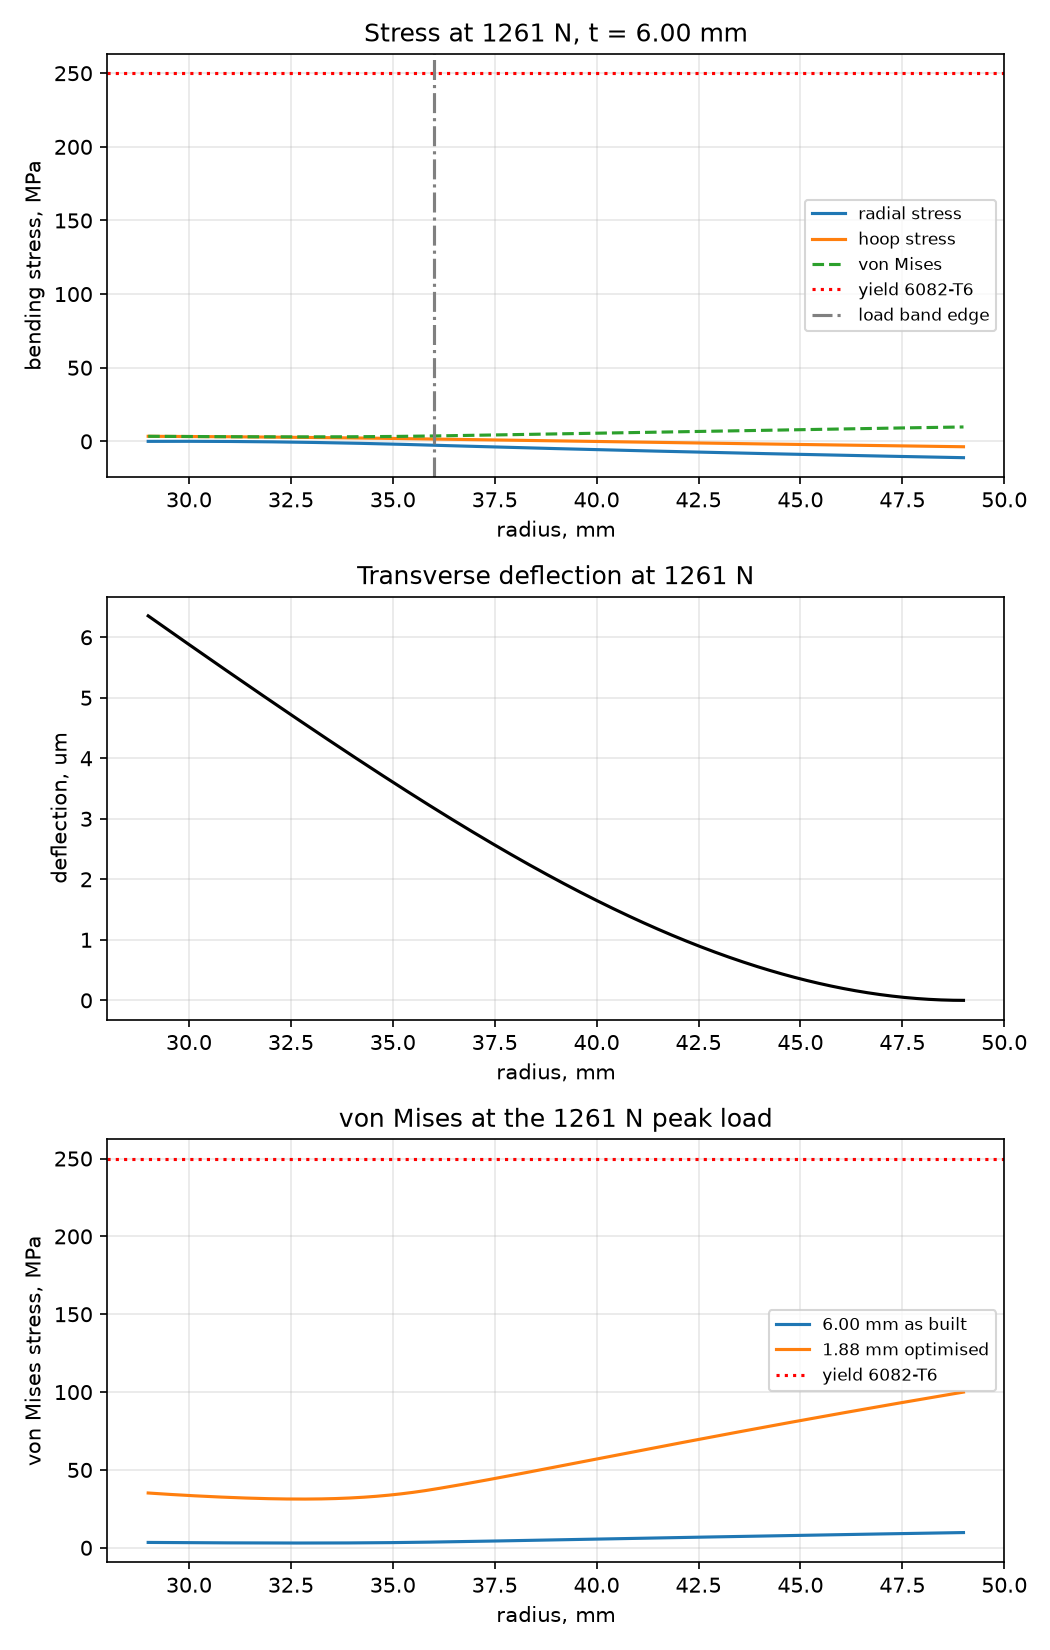

Generate this figure with Python:
import math

import matplotlib

matplotlib.use("Agg")

import matplotlib.pyplot as plt
import numpy as np

import solver
from model import (
    ALLOWABLE_STRESS,
    BORE_RADIUS,
    CLAMP_RADIUS,
    DENSITY,
    LOAD_AREA,
    LOAD_OUTER_RADIUS,
    PEAK_THRUST,
    PLATE_AREA,
    PLATE_OUTER_RADIUS,
    SAFETY_FACTOR_REQUIRED,
    THICKNESS,
    YIELD_STRESS,
)


def optimise(total_force=PEAK_THRUST, clamp_radius=CLAMP_RADIUS):
    reference = solver.peak(
        solver.solve(clamp_radius=clamp_radius, total_force=total_force), "von_mises"
    )[1]
    thickness = THICKNESS * math.sqrt(reference / ALLOWABLE_STRESS)
    solution = solver.solve(
        thickness=thickness, clamp_radius=clamp_radius, total_force=total_force
    )
    radius, stress = solver.peak(solution, "von_mises")
    _, deflection = solver.peak(solution, "deflection")
    mass = DENSITY * PLATE_AREA * thickness
    baseline = DENSITY * PLATE_AREA * THICKNESS
    return {
        "thickness": thickness,
        "peak_von_mises_stress": stress,
        "peak_von_mises_radius": radius,
        "max_deflection": deflection,
        "safety_factor": YIELD_STRESS / stress,
        "mass": mass,
        "baseline_mass": baseline,
        "mass_saving": baseline - mass,
        "mass_saving_fraction": (baseline - mass) / baseline,
    }


def report():
    print("Annular thrust plate, Al 6082-T6")
    print(
        f"Bore {BORE_RADIUS * 1e3:.0f} mm, load band {BORE_RADIUS * 1e3:.0f}-{LOAD_OUTER_RADIUS * 1e3:.0f} mm, clamped {CLAMP_RADIUS * 1e3:.0f}-{PLATE_OUTER_RADIUS * 1e3:.0f} mm"
    )
    print(
        f"Load area {LOAD_AREA * 1e6:.1f} mm^2, pressure at {PEAK_THRUST:.0f} N {PEAK_THRUST / LOAD_AREA / 1e3:.1f} kPa"
    )
    print()
    solution = solver.solve(total_force=PEAK_THRUST)
    radius, stress = solver.peak(solution, "von_mises")
    _, deflection = solver.peak(solution, "deflection")
    print(
        "{:7.0f} N  peak {:8.4f} MPa at r={:5.1f} mm  {:9.4f} um  SF {:6.2f}".format(
            PEAK_THRUST,
            stress / 1e6,
            radius * 1e3,
            deflection * 1e6,
            YIELD_STRESS / stress,
        )
    )
    print()
    result = optimise()
    print(
        f"Optimised for safety factor {SAFETY_FACTOR_REQUIRED:.2f} at {PEAK_THRUST:.0f} N"
    )
    print("  thickness      {:8.4f} mm".format(result["thickness"] * 1e3))
    print("  peak stress    {:8.4f} MPa".format(result["peak_von_mises_stress"] / 1e6))
    print("  safety factor  {:8.4f}".format(result["safety_factor"]))
    print("  deflection     {:8.4f} um".format(result["max_deflection"] * 1e6))
    print("  mass           {:8.4f} g".format(result["mass"] * 1e3))
    print("  mass saving    {:8.4f} %".format(result["mass_saving_fraction"] * 100.0))


def plot(path="results.png", clamp_radius=CLAMP_RADIUS):
    as_built = solver.solve(clamp_radius=clamp_radius, total_force=PEAK_THRUST)
    radii, curves = solver.profile(as_built, r_end=clamp_radius)
    thickness = THICKNESS * math.sqrt(
        solver.field(as_built, clamp_radius, "von_mises") / ALLOWABLE_STRESS
    )
    optimised = solver.solve(
        thickness=thickness, clamp_radius=clamp_radius, total_force=PEAK_THRUST
    )
    figure, axes = plt.subplots(3, 1, figsize=(7.0, 11.0))
    axes[0].plot(radii * 1e3, curves["radial_stress"] / 1e6, label="radial stress")
    axes[0].plot(radii * 1e3, curves["hoop_stress"] / 1e6, label="hoop stress")
    axes[0].plot(
        radii * 1e3, curves["von_mises"] / 1e6, label="von Mises", linestyle="--"
    )
    axes[0].axhline(
        YIELD_STRESS / 1e6, color="red", linestyle=":", label="yield 6082-T6"
    )
    axes[0].axvline(
        LOAD_OUTER_RADIUS * 1e3, color="grey", linestyle="-.", label="load band edge"
    )
    axes[0].set_xlabel("radius, mm")
    axes[0].set_ylabel("bending stress, MPa")
    axes[0].set_title(f"Stress at {PEAK_THRUST:.0f} N, t = {THICKNESS * 1e3:.2f} mm")
    axes[0].grid(True, alpha=0.3)
    axes[0].legend(fontsize=8)
    axes[1].plot(radii * 1e3, curves["deflection"] * 1e6, color="black")
    axes[1].set_xlabel("radius, mm")
    axes[1].set_ylabel("deflection, um")
    axes[1].set_title(f"Transverse deflection at {PEAK_THRUST:.0f} N")
    axes[1].grid(True, alpha=0.3)
    axes[2].plot(
        radii * 1e3,
        curves["von_mises"] / 1e6,
        label=f"{THICKNESS * 1e3:.2f} mm as built",
    )
    axes[2].plot(
        radii * 1e3,
        np.array([solver.field(optimised, r, "von_mises") for r in radii]) / 1e6,
        label=f"{optimised['thickness'] * 1e3:.2f} mm optimised",
    )
    axes[2].axhline(
        YIELD_STRESS / 1e6, color="red", linestyle=":", label="yield 6082-T6"
    )
    axes[2].set_xlabel("radius, mm")
    axes[2].set_ylabel("von Mises stress, MPa")
    axes[2].set_title(f"von Mises at the {PEAK_THRUST:.0f} N peak load")
    axes[2].grid(True, alpha=0.3)
    axes[2].legend(fontsize=8)
    figure.tight_layout()
    figure.savefig(path, dpi=150)
    plt.close(figure)
    return path


def main():
    report()
    print()
    print("wrote " + plot())


if __name__ == "__main__":
    main()
